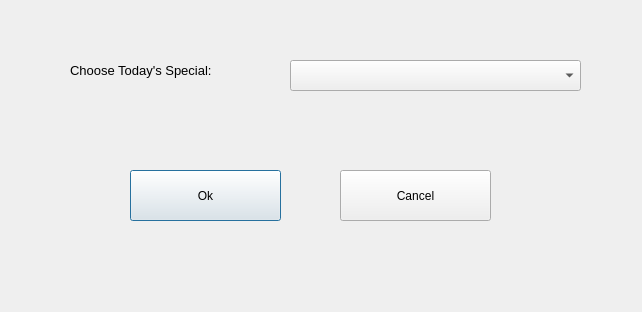
<?xml version="1.0" encoding="UTF-8"?>
<ui version="4.0">
 <class>AdminTodaysSpecial</class>
 <widget class="QDialog" name="AdminTodaysSpecial">
  <property name="geometry">
   <rect>
    <x>0</x>
    <y>0</y>
    <width>642</width>
    <height>312</height>
   </rect>
  </property>
  <property name="windowTitle">
   <string>Change Today's Special</string>
  </property>
  <widget class="QComboBox" name="comboBox_foodlist">
   <property name="geometry">
    <rect>
     <x>290</x>
     <y>60</y>
     <width>291</width>
     <height>31</height>
    </rect>
   </property>
  </widget>
  <widget class="QLabel" name="label">
   <property name="geometry">
    <rect>
     <x>70</x>
     <y>60</y>
     <width>221</width>
     <height>21</height>
    </rect>
   </property>
   <property name="font">
    <font>
     <pointsize>10</pointsize>
    </font>
   </property>
   <property name="text">
    <string>Choose Today's Special:</string>
   </property>
  </widget>
  <widget class="QPushButton" name="pushButton_ok">
   <property name="geometry">
    <rect>
     <x>130</x>
     <y>170</y>
     <width>151</width>
     <height>51</height>
    </rect>
   </property>
   <property name="text">
    <string>Ok</string>
   </property>
  </widget>
  <widget class="QPushButton" name="pushButton_cancel">
   <property name="geometry">
    <rect>
     <x>340</x>
     <y>170</y>
     <width>151</width>
     <height>51</height>
    </rect>
   </property>
   <property name="text">
    <string>Cancel</string>
   </property>
  </widget>
 </widget>
 <resources/>
 <connections/>
</ui>
